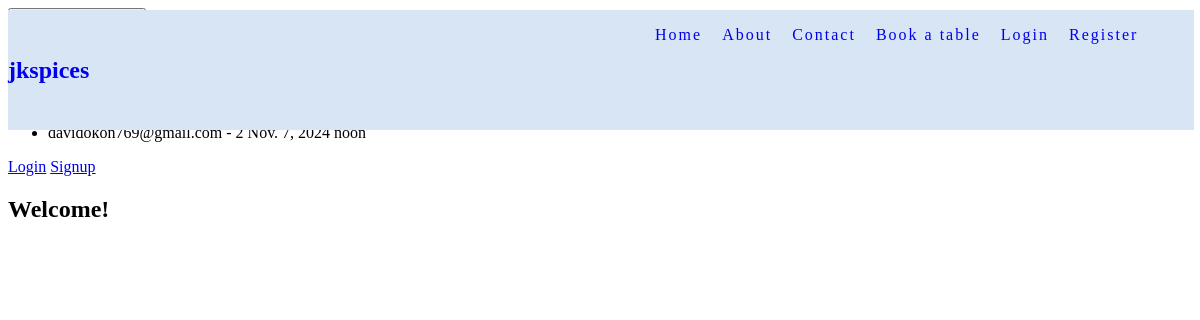
The page /restaurant/ on the database as committed earlier.
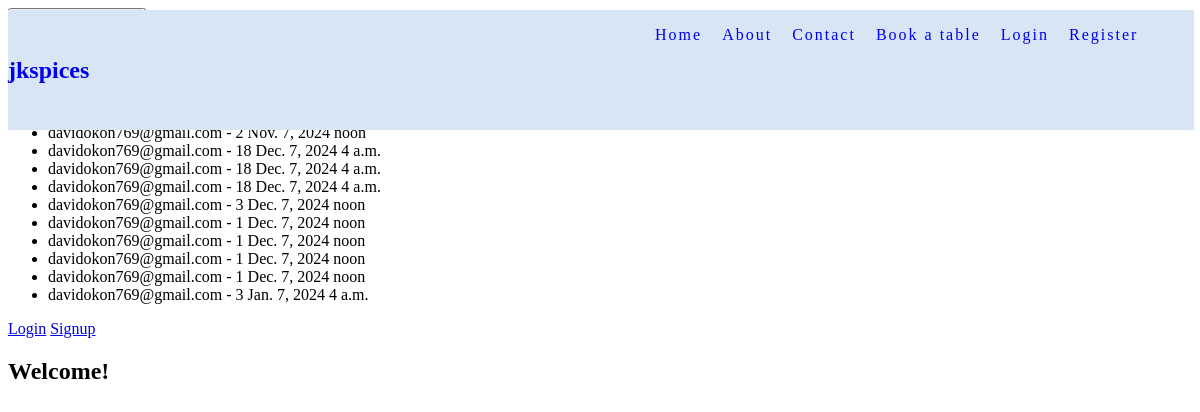
The same page on the database as committed later.
### restaurant/models.py (models this page shows)
class Bookings(models.Model):
    user = models.ForeignKey(User, on_delete=models.CASCADE, null=True)
    user_email = models.EmailField()
    group_size = models.PositiveIntegerField()
    booking_date = models.DateField()
    booking_time = models.TimeField(auto_now_add=False, blank=False, max_length=100)
    created_on = models.DateTimeField(auto_now_add=True)
    approved = models.BooleanField(default=False)

### restaurant/views.py (the view)
# urls.py: path('restaurant/', restaurant_views.my_restaurant, name='restaurant'),
def my_restaurant(request):
    bookings = Bookings.objects.all()
    return render(request, "index.html", {'bookings': bookings})

### restaurant/templates/index.html
{% extends "base.html" %}
{% block content %}
<a href="{% url 'book_table' %}"><button>Make a new booking</button></a>
<div>
    <h3>Existing bookings</h3>
    <ul>
        {% for booking in bookings %}
        <li>{{ booking.user_email }} - {{ booking.group_size }} {{ booking.booking_date }} {{ booking.booking_time }}</li>
        {% endfor %}
    </ul>
</div>
{% if request.user.is_authenticated %}
  <p>{{ request.user.username }}</p>
  <a href="{% url 'logout' %}">Logout</a>
{% else %}
  <a href="{% url 'login' %}">Login</a>
  <a href="{% url 'signup' %}">Signup</a>
{% endif %}
<h2>Welcome!</h2>
{% endblock content %}

### restaurant/templates/base.html (shortened to what this page needs)
{% load static %}
<!DOCTYPE html>
<html lang="en">
<head>
    <link rel="stylesheet" href="{% static 'css/style.css' %}">
</head>
<body>
    <header>
        <a href="{% url 'restaurant' %}">
            <h2 id="logo">jkspices</h2>
            <ul id="navbar">
                <li><a href="{% url 'restaurant' %}" class="active">Home</a></li>
                <li><a href="#about">About</a></li>
                <li><a href="#contact">Contact</a></li>
                <li><a href="{% url 'book_table' %}">Book a table</a></li>
                <li><a href="{% url 'login' %}">Login</a></li>
                <li><a href="{% url 'signup' %}">Register</a></li>
            </ul>
        </a>
    </header>
    <section class="content">
        {%block content %}
        {%endblock content%}
    </section>
</body>
</html>

### restaurant/static/css/style.css (style rules this page uses)
Header { background-color: rgb(215, 229, 244); position: absolute; width: 98%; display: flex; justify-content: space-between; align-items: center; padding-right: 0.61rem; margin-top: 2px; }
Header a { text-decoration: none; }
#navbar { font-size: 100%; letter-spacing: 2px; list-style-type: none; display: flex; margin-left: 500px; }
#navbar>li { margin-bottom: 70px; display: inline-block; margin-right: 20px; }

Rows that differ between the two databases and show on the page:
added Bookings: user_email "davidokon769@gmail.com", group_size "18", booking_date "Dec. 7, 2024", booking_time "4 a.m."
added Bookings: user_email "davidokon769@gmail.com", group_size "18", booking_date "Dec. 7, 2024", booking_time "4 a.m."
added Bookings: user_email "davidokon769@gmail.com", group_size "18", booking_date "Dec. 7, 2024", booking_time "4 a.m."
added Bookings: user_email "davidokon769@gmail.com", group_size "3", booking_date "Dec. 7, 2024", booking_time "noon"
added Bookings: user_email "davidokon769@gmail.com", group_size "1", booking_date "Dec. 7, 2024", booking_time "noon"
added Bookings: user_email "davidokon769@gmail.com", group_size "1", booking_date "Dec. 7, 2024", booking_time "noon"
added Bookings: user_email "davidokon769@gmail.com", group_size "1", booking_date "Dec. 7, 2024", booking_time "noon"
added Bookings: user_email "davidokon769@gmail.com", group_size "1", booking_date "Dec. 7, 2024", booking_time "noon"
added Bookings: user_email "davidokon769@gmail.com", group_size "3", booking_date "Jan. 7, 2024", booking_time "4 a.m."
